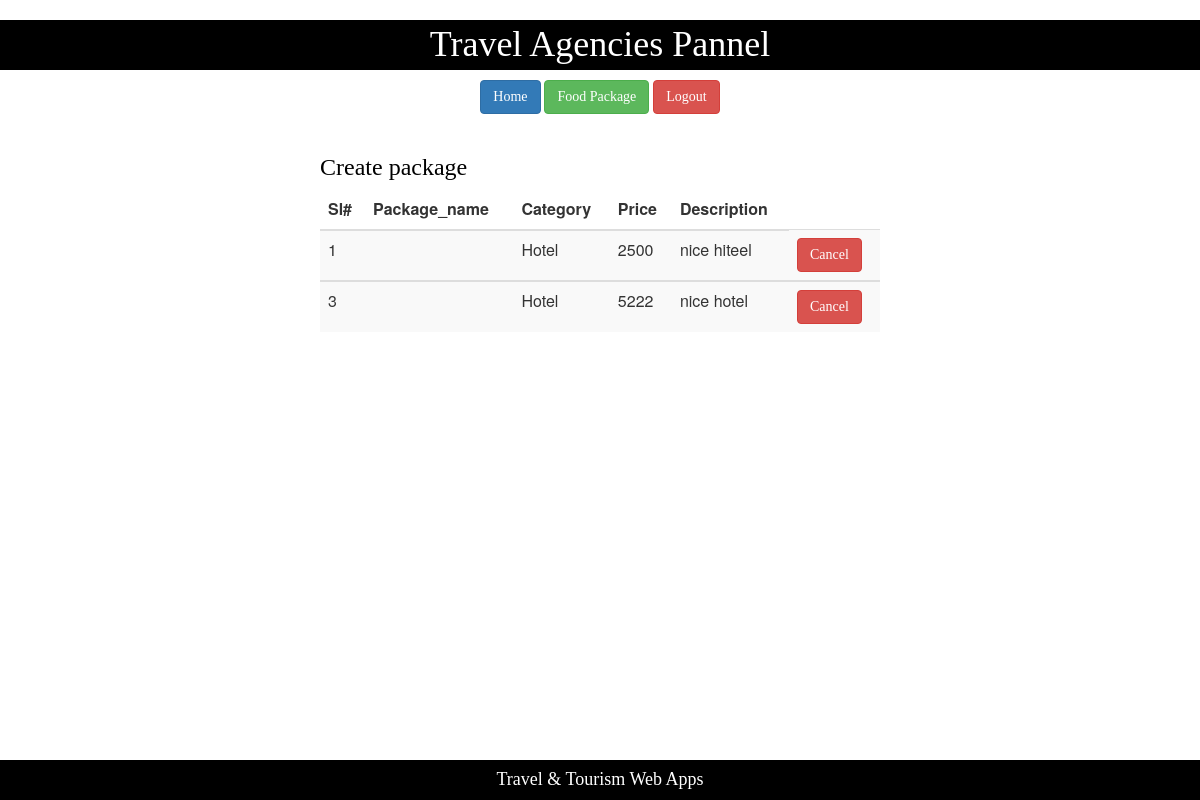
The page /createshow.php on the database its author committed.
### tables this page shows
CREATE TABLE `create_package` (
  `sl` int(11) NOT NULL,
  `place_name` varchar(30) NOT NULL,
  `category` varchar(30) NOT NULL,
  `price` double NOT NULL,
  `description` text NOT NULL
);

### models/db_config.php (called while the page is built, shortened)
<?php
	$db_server="localhost";
	$db_user="root";
	$db_password="";
	$db_name="wt_sp21_f";
	function get($query){
		global $db_server,$db_user,$db_password,$db_name;
		$conn = mysqli_connect($db_server,$db_user,$db_password,$db_name);
		$result = mysqli_query($conn,$query);
		$data=array();
		if(mysqli_num_rows($result) > 0){
			while($row=mysqli_fetch_assoc($result)){
				$data[] = $row;
			}
		}
		return $data;
	}
?>

### controllers/createcontroller.php (called while the page is built, shortened)
<?php require_once 'models/db_config.php';
    function getAllValidcreate(){
    $query="SELECT * from create_package";
    $result=get($query);
    return $result;
   }
?>

### createshow.php (the view)
<?php include 'meal_header.php';
require_once "models/db_config.php";
require_once "controllers/createcontroller.php";
$result =getAllValidcreate();
?>
<div class="center">
    <h3 class="text">Create package </h3>
    <table class="table table-striped">
        <thead>
            <th>Sl#</th>
            <th> Package_name</th>
            <th>Category</th>
            <th>Price</th>
            <th>Description</th>
        </thead>
        <?php
        foreach ($result as $row ): ?>
        <tbody>
            <td><?php echo $row["sl"];?></td>
            <td><?php echo $row["package_name"];?></td>
            <td><?php echo $row["category"];?></td>
            <td><?php echo $row["price"];?></td>
            <td><?php echo $row["description"];?></td>
            <td><a class="btn btn-danger">Cancel</td>
        </tbody>
        <?php endforeach;?>
    </table>
</div>
<?php include 'travel_footer.php';?>

### styles/mystyle.css (style rules this page uses)
body { background-color:white; padding:0px; }
.text { font-family:consolas; color:black; }
.center { margin: 0 auto; width:50% ; padding:20px; }
.btn { font-family:consolas; }

### rows shown on the page
create_package: sl "1", category "Hotel", price "2500", description "nice hiteel"
create_package: sl "3", category "Hotel", price "5222", description "nice hotel"
